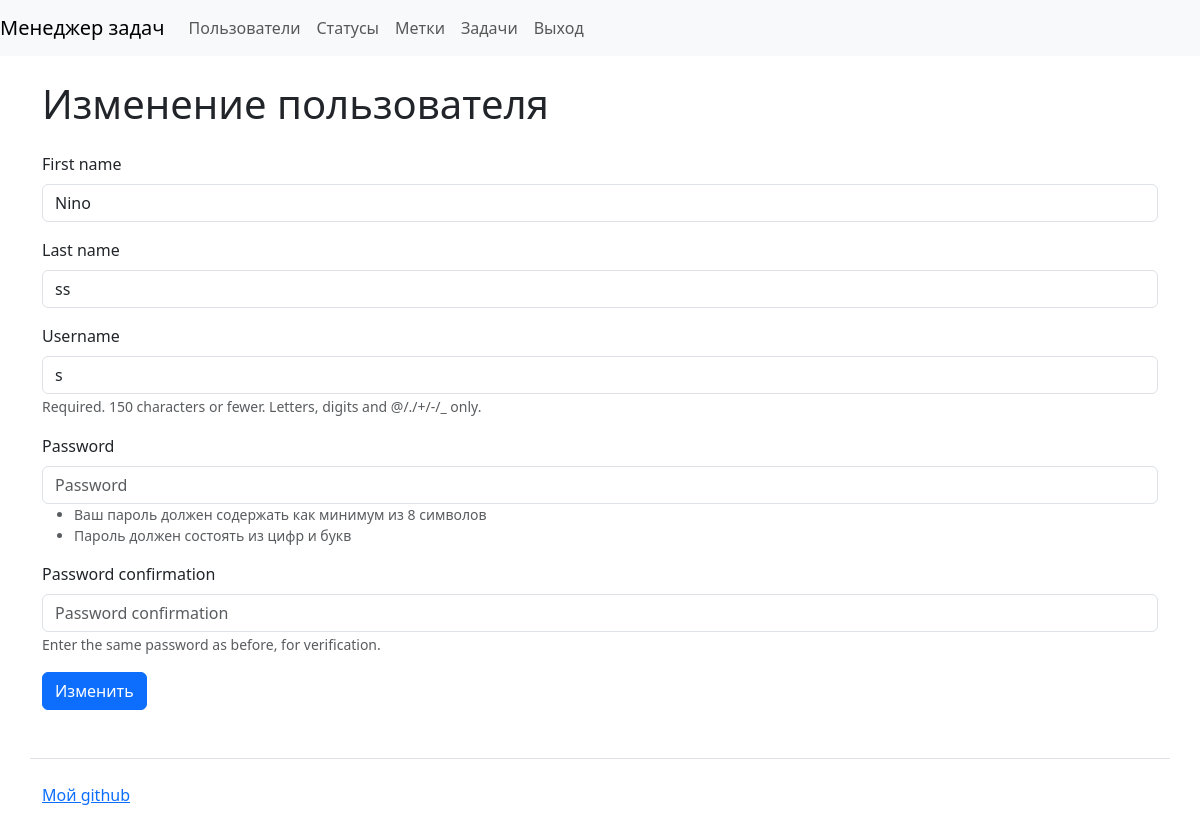
The app's page /users/14/update/ (signed in) with its own data.
### users/models.py (models this page shows)
class CustomUser(AbstractUser):
    def __str__(self):
        return self.get_full_name()

### users/views.py (the view)
# urls.py: path('<int:pk>/update/', views.UserEditView.as_view(),
class UserEditView(UserOwnerMixin, CustomLoginRequiredMixin, SuccessMessageMixin, UpdateView):
    form_class = CreateUserForm
    model = CustomUser
    template_name = 'users/update.html'
    success_message = _("User successfully changed")
    success_url = reverse_lazy('users')

### users/forms.py
class CreateUserForm(UserCreationForm):
    def __init__(self, *args, **kwargs):
        super().__init__(*args, **kwargs)
        self.fields['password1'].help_text = _('''
        <ul><li>Your password must contain at least 8
        characters</li><li>The password must consist of numbers and letters</li></ul>''')
    class Meta:
        model = CustomUser
        fields = ['first_name', 'last_name', 'username', 'password1',
                  'password2']

### task_manager/mixins.py (called while the page is built)
    def test_func(self):
        return self.request.user == self.get_object()

### templates/users/update.html (shortened to what this page needs)
{% extends "base.html" %}
{% load django_bootstrap5 %}
{% load i18n %}
{% block content %}
<h1 class="my-4">{% trans "Changing the user" %}</h1>
<form method="post">
    <div class="mb-3">
        {% bootstrap_form form %}
    </div>
    <input class="btn btn-primary" type="submit" value="{% trans 'To change' %}">
</form>
{% endblock %}

### records on screen
CustomUser: first_name "Nino", last_name "ss", username "s"
